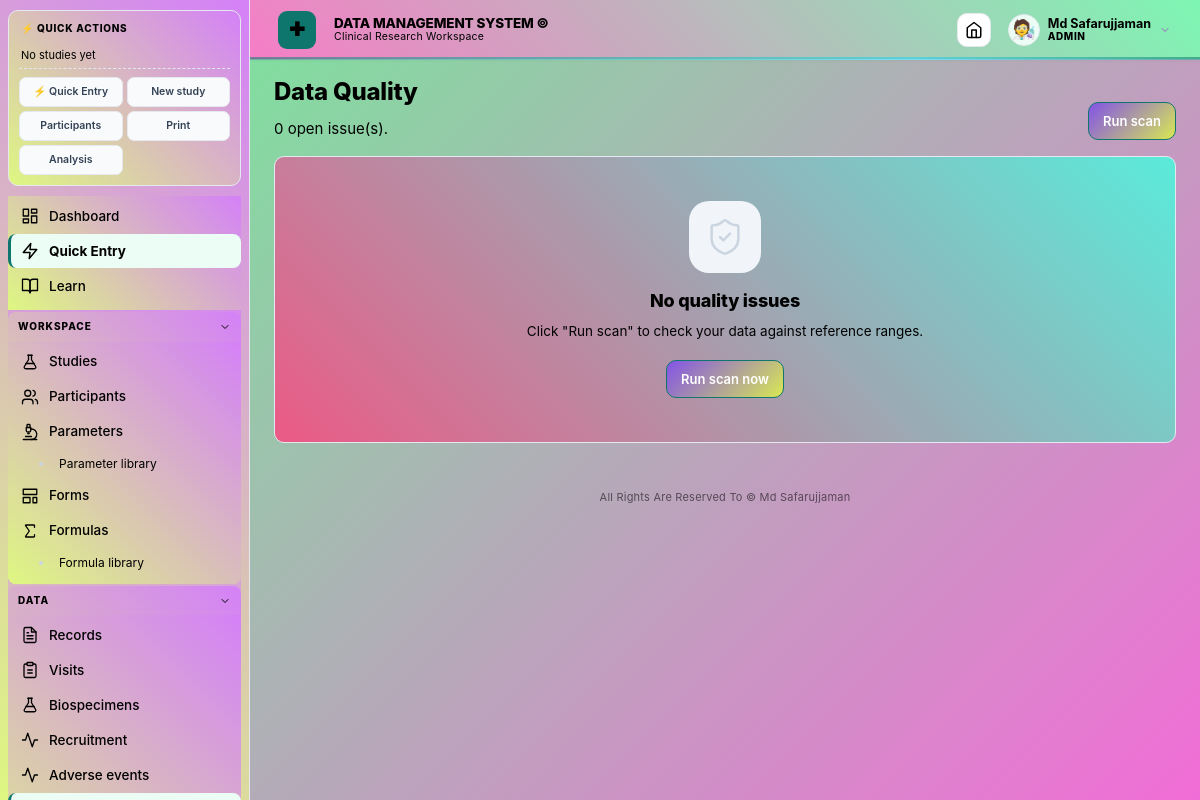
/quality (signed in), run on the app's committed database.
### tables this page shows
CREATE TABLE settings(
    key   TEXT PRIMARY KEY,
    value TEXT NOT NULL
);

CREATE TABLE users(
    id            INTEGER PRIMARY KEY AUTOINCREMENT,
    username      TEXT UNIQUE NOT NULL,
    password_hash TEXT NOT NULL,
    role          TEXT NOT NULL CHECK(role IN ('ADMIN','RESEARCHER','VIEWER')),
    active        INTEGER NOT NULL DEFAULT 1,
    created_at    TEXT NOT NULL DEFAULT CURRENT_TIMESTAMP,
    last_login    TEXT,
    avatar_type   TEXT DEFAULT 'initials',
    avatar_value  TEXT DEFAULT '',
    avatar_style  TEXT DEFAULT '',
    totp_secret   TEXT DEFAULT '',
    totp_enabled  INTEGER DEFAULT 0,
    totp_backup_codes TEXT DEFAULT '',
    display_name  TEXT DEFAULT '',
    email         TEXT DEFAULT '',
    must_change_password INTEGER DEFAULT 0
);

### step5_routes.py (the view)
    @app.route("/quality")
    def quality_page():
        rows = query("""SELECT q.*, p.participant_code,
                               pa.name AS parameter_name, pa.code AS parameter_code
                        FROM quality_checks q
                        LEFT JOIN participants p ON p.id = q.participant_id
                        LEFT JOIN parameters pa ON pa.id = q.parameter_id
                        ORDER BY q.resolved, q.id DESC LIMIT 500""")
        n_open = one("SELECT COUNT(*) n FROM quality_checks WHERE resolved=0")["n"]
        return render_template("quality.html", rows=rows, n_open=n_open)

### app.py (called while the page is built, shortened)
@app.context_processor
def inject_globals():
    rt = get_runtime()
    return {
        "app_name":     setting("app_name", APP_NAME),
        "app_tagline":  setting("app_tagline", APP_TAGLINE),
        "institution":  setting("institution", ""),
        "app_settings": settings_dict(),
        "rt":           rt,                # ← runtime settings
        "palette":      PALETTE,
        "roles":        ROLES,
        "data_types":   DATA_TYPES,
        "now":          datetime.now(),
        "current_user": getattr(g, "user", None),
    }

@app.before_request
def load_user():
    g.user = None
    uid = session.get("user_id")
    if uid:
        row = one("SELECT id,username,display_name,role,active,avatar_type,avatar_value,avatar_style FROM users WHERE id=? AND active=1", (uid,))
        if row:
            sess_tok = session.get("_sess_tok")
            g.user = row
        else:
            session.clear()

@app.before_request
def require_login():
    ep = request.endpoint
    if not ep or ep in PUBLIC: return None
    if not g.user:
        return redirect(url_for("login", next=request.path))
    return None

def csrf_token():
    tok = session.get("_csrf")
    if not tok:
        tok = secrets.token_urlsafe(32)
        session["_csrf"] = tok
    return tok

def recent_studies_for_sidebar(limit=3):
    try:
        from database import query
        return query("""SELECT id, study_code, title
                       FROM studies WHERE archived = 0
                       ORDER BY id DESC LIMIT ?""", (limit,))
    except Exception:
        return []

def display_name_of(user):
    if not user:
        return ""
    try:
        dn = user["display_name"]
        if dn:
            return dn
    except (KeyError, IndexError, TypeError):
        pass
    try:
        return user["username"]
    except (KeyError, IndexError, TypeError):
        return ""

@app.context_processor
def _cache_buster():
    import time
    return {"_cb": str(int(time.time() // 10))}

@app.before_request
def enforce_roles():
    if not getattr(g, "user", None):
        return None
    ep = request.endpoint or ""
    if not ep:
        return None
    if ep in PUBLIC:
        return None
    role = g.user["role"]
    if role == "ADMIN":
        return None
    if ep in ADMIN_ONLY_ENDPOINTS:
        abort(403)
    if role == "VIEWER" and ep not in VIEWER_ALLOWED_ENDPOINTS:
        abort(403)
    return None

### templates/quality.html (shortened to what this page needs)
{% extends "base.html" %}
{% from "_icons.html" import icon %}
{% block content %}
<div class="pagehead">
  <div><h1>Data Quality</h1><p>{{ n_open }} open issue(s).</p></div>
  <button class="btn primary" onclick="runScan()">Run scan</button>
</div>
{% if not rows %}
<div class="card empty-state">
  <div class="empty-icon">{{ icon('shield-check', 40, '#cbd5e1', 1.5) }}</div>
  <h2>No quality issues</h2>
  <p>Click "Run scan" to check your data against reference ranges.</p>
  <button class="btn primary" onclick="runScan()">Run scan now</button>
</div>
{% endif %}
{% endblock %}

### templates/base.html (shortened to what this page needs)
<!doctype html>
<html lang="en">
<head>
<link rel="stylesheet" href="{{ url_for('static', filename='css/pro.css') }}">
<link rel="stylesheet" href="{{ url_for('static', filename='css/fonts.css') }}">
{% set _fc = app_settings.get('ui_font_class','') %}
</head>
<body class="{{ app_settings.get('ui_font_class','') }}">
{% from "_avatar.html" import site_logo, user_avatar %}
{% from "_icons.html" import icon %}
<div class="shell">
<aside class="sidebar" id="sidebar">
  <div class="quick-panel">
    <div class="quick-head">
      <span class="quick-title">⚡ Quick actions</span>
    </div>
    {% set _studies = recent_studies_for_sidebar() if recent_studies_for_sidebar is defined else [] %}
    {% if _studies %}
    {% for s in _studies %}
    <div class="quick-study">
      <span class="quick-study-code">{{ s.study_code }}</span>
      <div class="quick-study-actions">
        <a href="{{ url_for('participants_list') }}?study_id={{ s.id }}" title="Participants">👥</a>
        <a href="{{ url_for('participant_new') }}" title="Add">➕</a>
        <a href="{{ url_for('print_participants_summary', sid=s.id) }}" target="_blank" title="Print">🖨</a>
        <a href="{{ url_for('export_study', sid=s.id, fmt='xlsx') }}" title="Export">⬇</a>
      </div>
    </div>
    {% endfor %}
    {% else %}
    <div class="quick-empty">No studies yet</div>
    {% endif %}
    <div class="quick-globals">
      <a href="{{ url_for('quick_entry_page') }}" style="background:#ecfdf5;border-color:#a7f3d0;color:#0f766e;font-weight:800">⚡ Quick Entry</a>
      <a href="{{ url_for('study_new') }}">New study</a>
      <a href="{{ url_for('participants_list') }}">Participants</a>
      <a href="{{ url_for('print_hub') }}">Print</a>
      <a href="{{ url_for('analysis_hub') }}">Analysis</a>
    </div>
  </div>
  <nav class="sb-nav">
    <div class="sb-items sb-flat">
      <a href="{{ url_for('dashboard') }}" data-path="/" data-exact="1">
        Dashboard
      </a>
      <a href="{{ url_for('quick_entry_page') }}" data-path="/quick-entry"
         style="background:#ecfdf5;border-left-color:#0f766e;color:#0f766e;font-weight:700">
        Quick Entry
      </a>
      <a href="{{ url_for('learn_home') }}" data-path="/learn">
        Learn
      </a>
    </div>
    {% if current_user and current_user.role in ('ADMIN','RESEARCHER') %}
    <div class="sb-group" data-group="workspace">
      <button type="button" class="sb-group-head">
        <span class="sb-group-label">Workspace</span>
      </button>
      <div class="sb-items">
        <a href="{{ url_for('studies_list') }}" data-path="/studies">
          {{ icon('flask', 18, 'currentColor', 1.75) }} Studies
        </a>
        <a href="{{ url_for('participants_list') }}" data-path="/participants">
          {{ icon('users', 18, 'currentColor', 1.75) }} Participants
        </a>
        <a href="{{ url_for('parameters_list') }}" data-path="/parameters" data-exact="1">
          {{ icon('microscope', 18, 'currentColor', 1.75) }} Parameters
        </a>
        <a href="{{ url_for('parameter_library_page') }}" data-path="/parameters/library" class="sb-sub">
          Parameter library
        </a>
        <a href="{{ url_for('forms_list') }}" data-path="/forms">
          {{ icon('layout-template', 18, 'currentColor', 1.75) }} Forms
        </a>
        <a href="{{ url_for('formulas_list') }}" data-path="/formulas" data-exact="1">
          {{ icon('sigma', 18, 'currentColor', 1.75) }} Formulas
        </a>
        <a href="{{ url_for('formula_library_page') }}" data-path="/formulas/library" class="sb-sub">
          Formula library
        </a>
      </div>
    </div>
    <div class="sb-group" data-group="data">
      <button type="button" class="sb-group-head">
        <span class="sb-group-label">Data</span>
      </button>
      <div class="sb-items">
        <a href="{{ url_for('records_list') }}" data-path="/records">
          {{ icon('file-text', 18, 'currentColor', 1.75) }} Records
        </a>
        <a href="{{ url_for('visits_upcoming') }}" data-path="/visits">
          {{ icon('clipboard', 18, 'currentColor', 1.75) }} Visits
        </a>
        <a href="{{ url_for('specimens_all') }}" data-path="/specimens">
          {{ icon('flask', 18, 'currentColor', 1.75) }} Biospecimens
        </a>
        <a href="{{ url_for('recruitment_page') }}" data-path="/recruitment">
          {{ icon('activity', 18, 'currentColor', 1.75) }} Recruitment
        </a>
        <a href="{{ url_for('adverse_list') }}" data-path="/adverse">
          {{ icon('activity', 18, 'currentColor', 1.75) }} Adverse events
        </a>
        <a href="{{ url_for('quality_page') }}" data-path="/quality">
        </a>
      </div>
    </div>
    {% endif %}
  </nav>
</aside>
<main>
  <header class="topbar">
    <span class="topbar-logo" aria-hidden="true">
      {{ site_logo(app_settings, 38) }}
    </span>
    <div class="topbar-brand">
      <div class="topbar-title">{{ app_name }}</div>
      <div class="topbar-sub">Clinical Research Workspace</div>
    </div>
    <a class="iconbtn" href="{{ url_for('dashboard') }}" title="Home" id="home-btn">
    </a>
    {% if current_user %}
      <div class="userchip" id="userchip">
        {{ user_avatar(current_user, 32) }}
        <div class="uc-meta">
          <span class="uc-name">{{ display_name_of(current_user) }}</span>
          <span class="uc-role">{{ current_user.role|capitalize }}</span>
        </div>
      </div>
    {% endif %}
  </header>
  <section class="content">
    {% block content %}{% endblock %}
  </section>
  <footer class="appfoot">
    {{ app_settings.get('copyright', '© ' + app_name) }}
  </footer>
</main>
</div>
<link rel="stylesheet" href="/theme.css?v={{ range(1000000, 9999999) | random }}">
</body>
</html>

### templates/_avatar.html (shortened to what this page needs)
{% macro user_avatar(u, size=32, ring=False) %}
{% set s = size|int %}
{% set border = '2px solid #a7f3d0' if ring else '1px solid #e2e8f0' %}
{% if u.avatar_type == 'upload' and u.avatar_value %}
  <img src="{{ url_for('avatar_file', fname=u.avatar_value) }}" alt=""
       style="width:{{ s }}px;height:{{ s }}px;border-radius:50%;object-fit:cover;border:{{ border }};display:inline-block;vertical-align:middle">
{% elif u.avatar_type == 'dicebear' and u.avatar_style %}
  <img src="https://api.dicebear.com/7.x/{{ u.avatar_style }}/svg?seed={{ u.avatar_value or u.username }}"
       alt=""
       style="width:{{ s }}px;height:{{ s }}px;border-radius:50%;object-fit:cover;border:{{ border }};display:inline-block;vertical-align:middle">
{% elif u.avatar_type == 'gif' and u.avatar_value %}
  <img src="{{ u.avatar_value }}" alt=""
       style="width:{{ s }}px;height:{{ s }}px;border-radius:50%;object-fit:cover;border:{{ border }};display:inline-block;vertical-align:middle">
{% elif u.avatar_type == 'emoji' and u.avatar_value %}
  <span style="display:inline-grid;place-items:center;width:{{ s }}px;height:{{ s }}px;
               border-radius:50%;background:#ecfdf5;border:{{ border }};
               font-size:{{ (s * 0.6)|int }}px;line-height:1;
               vertical-align:middle">{{ u.avatar_value }}</span>
{% else %}
  <span style="display:inline-grid;place-items:center;width:{{ s }}px;height:{{ s }}px;
               border-radius:50%;background:var(--primary);color:#fff;
               font-weight:700;font-size:{{ (s * 0.45)|int }}px;
               vertical-align:middle;border:{{ border }}">{{ u.username[0]|upper }}</span>
{% endif %}
{% endmacro %}
{% macro site_logo(settings, size=30) %}
{% set s = size|int %}
{% set logo_url = settings.get('brand_logo_url', '') or '' %}
{% set mark_value = settings.get('brand_mark_value', '✚') or '✚' %}
{% if logo_url and logo_url.strip() %}
  <span class="brandmark" style="display:none;width:{{ s }}px;height:{{ s }}px;
        font-size:{{ (s * 0.5)|int }}px">{{ mark_value }}</span>
{% endif %}
{% endmacro %}

### data on the page
settings: value "DATA MANAGEMENT SYSTEM ©", get "All Rights Are Reserved To © Md Safarujjaman"
users: avatar_value "🧑‍🔬", display_name "Md Safarujjaman", role "ADMIN"

### other printed values
{{ mark_value }} "✚"
{{ n_open }} "0"
